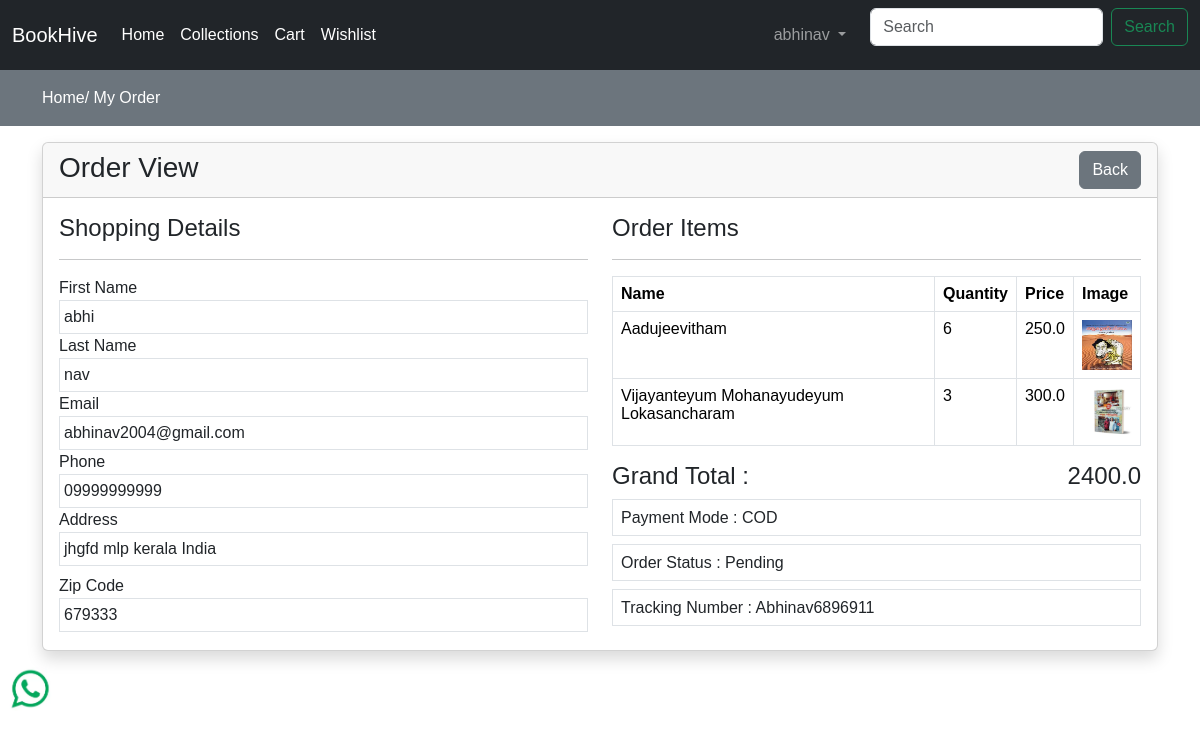
/view-order/Abhinav6896911/ (signed in), run on the app's committed database.
### store/models.py (models this page shows, shortened)
class Order(models.Model):
    user = models.ForeignKey(User,on_delete=models.CASCADE)
    fname=models.CharField(max_length=100,null=False)
    lname=models.CharField(max_length=100,null=False)
    email=models.CharField(max_length=100,null=False)
    phone=models.CharField(max_length=50,null=False)
    address=models.TextField(null=False)
    city = models.CharField(max_length=50,null=False)
    state=models.CharField(max_length=100,null=False)
    country = models.CharField(max_length=50,null=False)
    pincode = models.CharField(max_length=50,null=False)
    total_price = models.FloatField(max_length=50,null=False)
    payment_mode=models.CharField(max_length=50,null=False)
    payment_id = models.CharField(max_length=50,null=False)
    orderstatus = {
        ("Pending","Pending"),
        ("Out for shipping","Out for shipping"),
        ("Completed","Completed"),
    }
    status = models.CharField(max_length=50,choices=orderstatus,default="Pending")
    message=models.TextField(null=False)
    tracking_no = models.CharField(max_length=50,null=False)
    created_at =models.DateTimeField(auto_now_add=True)
    updated_at = models.DateTimeField(auto_now=True)

class OrderItem(models.Model):
    order = models.ForeignKey(Order,on_delete=models.CASCADE)
    product = models.ForeignKey(Product,on_delete=models.CASCADE)
    price=models.FloatField(null=False)
    quantity = models.IntegerField(null=False)

class Product(models.Model):
    category=models.ForeignKey(Category,on_delete=models.CASCADE)
    slug = models.CharField(max_length=50,null=False,blank=False)
    name = models.CharField(max_length=50,null=False,blank=False)
    product_image = models.ImageField(upload_to=get_file_path,null=False,blank=False)
    small_description = models.TextField(max_length=75,null=False,blank=False)
    quantity=models.IntegerField(null=False,blank=False)
    description = models.TextField(null=False,blank=False)
    original_price = models.FloatField(null=False,blank=False)
    selling_price = models.FloatField(null=False,blank=False)
    status = models.BooleanField(default=False,help_text="0=default,1-Hidden")
    trending = models.BooleanField(max_length=20,blank=False,null=False)
    tag=models.CharField(max_length=50,null=False,blank=False)
    meta_title = models.CharField(max_length=10,null=False,blank=False)
    meta_keyword = models.CharField(max_length=15,null=False,blank=False)
    meta_description = models.TextField(max_length=20,null=False,blank=False)
    created_at = models.DateTimeField(auto_now_add=True)
    updated_at = models.DateTimeField(auto_now=True)

### store/controller/order.py (the view)
# urls.py: path('view-order/<str:t_no>/',order.view_order,name='orderview'),
def view_order(request,t_no):
    order = Order.objects.filter(tracking_no=t_no).filter(user=request.user).first()
    orderitems = OrderItem.objects.filter(order=order)
    context = {"order":order,"orderitems":orderitems}
    return render(request,"store/orderitem.html",context)

### store/templates/store/orderitem.html (shortened to what this page needs)
{% extends 'store/layouts/main.html' %}
{% block content %}
<div class="py-3 bg-secondary">
    <div class="container">
        <a class="text-white" href="{% url 'home' %}">Home/</a>
        <a class="text-white" href="{% url 'order' %}">My Order</a>
    </div>
</div>
<div class="container my-3">
    <div class="row">
        <div class="col-md-12">
            <div class="card shadow">
                <div class="card-header">
                    <h3 class="mb-0">Order View
                    <a href="{% url 'order' %}" class="btn btn-secondary float-end">Back</a>
                    </h3>
                </div>
                <div class="card-body">
                    <div class="row">
                        <div class="col-md-6">
                            <h4>Shopping Details</h4>
                            <hr>
                            <label>First Name</label>
                            <div class="border p-1">{{ order.fname }}</div>
                            <label>Last Name</label>
                            <div class="border p-1">{{ order.lname }}</div>
                            <label>Email</label>
                            <div class="border p-1">{{ order.email }}</div>
                            <label>Phone</label>
                            <div class="border p-1">{{ order.phone }}</div>
                            <label>Address</label>
                            <div class="border p-1">
                                {{ order.address }}
                                {{ order.city }}
                                {{ order.state }}
                                {{ order.country }}
                            </div>
                            <label class="mt-2">Zip Code</label>
                            <div class="border p-1">{{ order.pincode }}</div>
                        </div>
                        <div class="col-md-6">
                            <h4>Order Items</h4>
                            <hr>
                            <div class="table-responsive">
                                <table class="table table-bordered">
                                    <thead>
                                    <tr>
                                        <th>Name</th>
                                        <th>Quantity</th>
                                        <th>Price</th>
                                        <th>Image</th>
                                    </tr>
                                    </thead>
                                    <tbody>
                                    {% for item in orderitems %}
                                    <tr>
                                        <td>{{ item.product.name }}</td>
                                         <td>{{ item.quantity }}</td>
                                         <td>{{ item.price }}</td>
                                        <td>
                                            <img src="{{ item.product.product_image.url }}" height="50px" width="50px" alt="Product img">
                                        </td>
                                    </tr>
                                    {% endfor %}
                                    </tbody>
                                </table>
                                <h4>Grand Total : <span class="float-end">{{ order.total_price }}</span> </h4>
                                <h6 class="border p-2">Payment Mode : {{ order.payment_mode }}</h6>
                                <h6 class="border p-2">Order Status : {{ order.status }}</h6>
                                <h6 class="border p-2">Tracking Number : {{ order.tracking_no }}</h6>
                            </div>
                        </div>
                    </div>
                </div>
            </div>
        </div>
    </div>
</div>
{% endblock %}

### store/templates/store/inc/navbar.html (shortened to what this page needs)
<nav class="navbar navbar-expand-lg navbar-dark bg-dark">
  <div class="container-fluid">
    <a class="navbar-brand" href="#">BookHive</a>
    <div class="collapse navbar-collapse" id="navbarTogglerDemo02">
      <ul class="navbar-nav me-auto mb-2 mb-lg-0">
        <li class="nav-item"><a class="nav-link active" href="{% url 'home' %}">Home</a></li>
        <li class="nav-item"><a class="nav-link active" href="{% url 'collections' %}">Collections</a></li>
        <li class="nav-item"><a class="nav-link active" href="{% url 'cart' %}">Cart</a></li>
        <li class="nav-item"><a class="nav-link active" href="{% url 'wishlist' %}">Wishlist</a></li>
      </ul>
      <ul class="navbar-nav ms-auto mb-2 mb-lg-0">
        {% if request.user.is_authenticated %}
          <li class="nav-item dropdown">
            <a class="nav-link dropdown-toggle" href="#" id="userDropdown" role="button" data-bs-toggle="dropdown" aria-expanded="false">
               {{ request.user.username }}
            </a>
          </li>
        {% else %}
          <li class="nav-item"><a class="nav-link" href="{% url 'login' %}">Login</a></li>
          <li class="nav-item"><a class="nav-link" href="{% url 'register' %}">Register</a></li>
        {% endif %}
      </ul>
      <form class="d-flex ms-3" role="search">
        <input class="form-control me-2" type="search" placeholder="Search" aria-label="Search">
        <button class="btn btn-outline-success" type="submit">Search</button>
      </form>
    </div>
  </div>
</nav>

### store/templates/store/layouts/main.html (style rules this page uses)
* { font-family: Arial, Helvetica, sans-serif; }
a { text-decoration: none; color: black; }

### data on the page
Order: fname "abhi", lname "nav", email "abhinav2004@gmail.com", phone "09999999999", address "jhgfd", city "mlp", state "kerala", country "India", pincode "679333", total_price "2400.0", payment_mode "COD", status "Pending", tracking_no "Abhinav6896911"
OrderItem: product.name "Aadujeevitham", quantity "6", price "250.0", product.product_image (picture)
OrderItem: product.name "Vijayanteyum Mohanayudeyum Lokasancharam", quantity "3", price "300.0", product.product_image (picture)

### other printed values
{{ request.user.username }} "abhinav"
